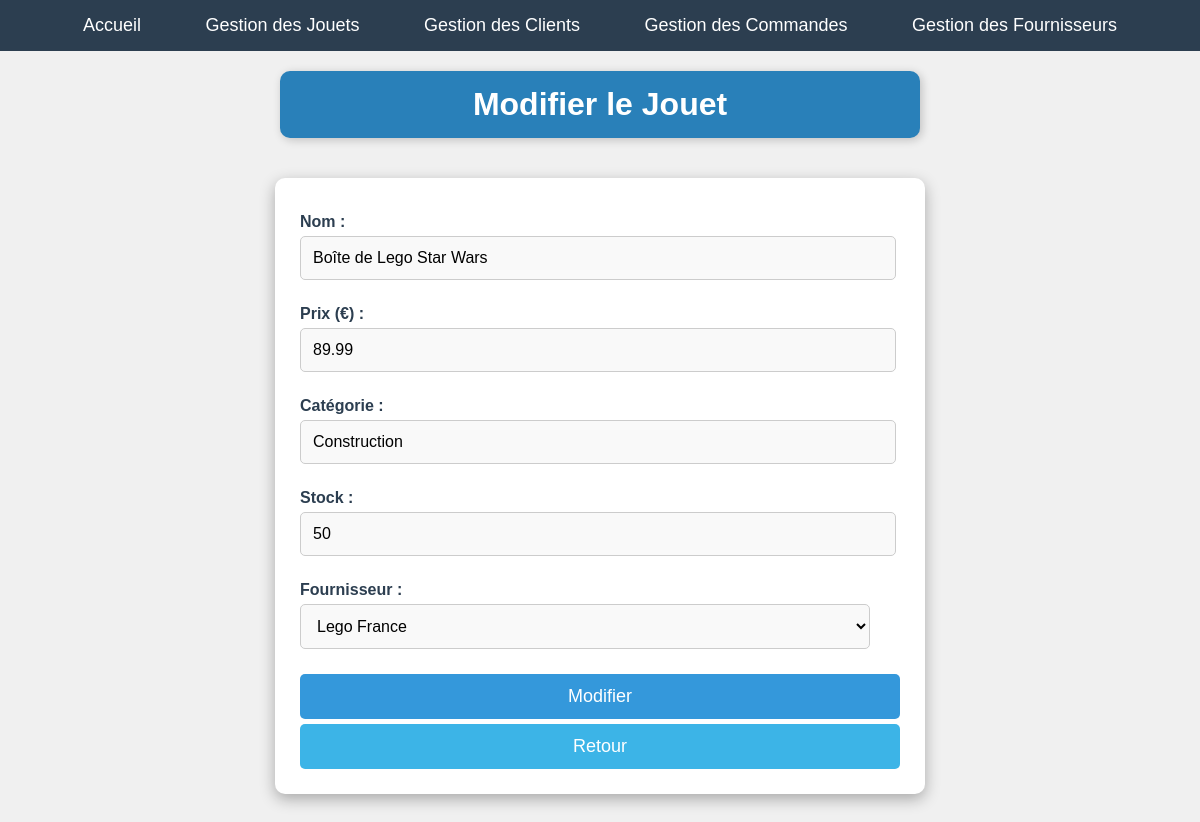
The app's page /jouets/modifier.php?id=1 with its own data.
### tables this page shows
CREATE TABLE `jouet` (
  `ID_Jouet` int(11) NOT NULL,
  `Nom` varchar(255) NOT NULL,
  `Prix` float NOT NULL,
  `Categorie` varchar(255) NOT NULL,
  `Stock_disponible` int(11) NOT NULL,
  `ID_Fournisseur` int(11) NOT NULL
);

CREATE TABLE `fournisseur` (
  `ID_Fournisseur` int(11) NOT NULL,
  `Nom` varchar(255) NOT NULL,
  `Adresse` varchar(255) NOT NULL,
  `Telephone` varchar(20) NOT NULL,
  `Email` varchar(255) NOT NULL
);

### jouets/modifier.php (the view, shortened to what this page needs)
<?php
include "../db.php";
if (isset($_GET['id']) && is_numeric($_GET['id'])) {
    $id = intval($_GET['id']);
    $stmt = $conn->prepare("SELECT * FROM jouet WHERE ID_Jouet = ?");
    $stmt->bind_param("i", $id);
    $stmt->execute();
    $result = $stmt->get_result();
    if ($result->num_rows == 1) {
        $jouet = $result->fetch_assoc();
    } else {
        echo "<p>Jouet introuvable.</p>";
        exit;
    }
} else {
    echo "<p>ID invalide.</p>";
    exit;
}
$fournisseurs = [];
$fournisseur_stmt = $conn->query("SELECT ID_Fournisseur, Nom FROM fournisseur");
while ($row = $fournisseur_stmt->fetch_assoc()) {
    $fournisseurs[] = $row;
}
?>
<!DOCTYPE html>
<html lang="fr">
<head>
    <link rel="stylesheet" href="../style.css">
</head>
<body>
    <?php include "../base/nav.php"; ?>
    <h1>Modifier le Jouet</h1>
    <div class="form-container">
        <form method="POST">
            <label>Nom :</label>
            <input type="text" name="nom" value="<?php echo htmlspecialchars($jouet['Nom']); ?>" required>
            <label>Prix (€) :</label>
            <input type="number" step="0.01" name="prix" value="<?php echo $jouet['Prix']; ?>" required>
            <label>Catégorie :</label>
            <input type="text" name="categorie" value="<?php echo htmlspecialchars($jouet['Categorie']); ?>" required>
            <label>Stock :</label>
            <input type="number" name="stock" value="<?php echo $jouet['Stock_disponible']; ?>" required>
            <label>Fournisseur :</label>
            <select name="id_fournisseur" required>
                <?php foreach ($fournisseurs as $fournisseur) { ?>
                    <option value="<?php echo $fournisseur['ID_Fournisseur']; ?>"
                        <?php echo ($jouet['ID_Fournisseur'] == $fournisseur['ID_Fournisseur']) ? 'selected' : ''; ?>>
                        <?php echo htmlspecialchars($fournisseur['Nom']); ?>
                    </option>
                <?php } ?>
            </select>
            <button type="submit">Modifier</button>
            <a class='edit-btn-cancel' href="liste.php">Retour</a>
        </form>
    </div>
</body>
</html>

### style.css (style rules this page uses)
body { font-family: Arial, sans-serif; margin: 0; padding: 0; background-color: #f0f0f0; }
h1 { text-align: center; font-size: 32px; font-weight: bold; color: white; background-color: #2980b9; padding: 15px 20px; border-radius: 10px; box-shadow: 2px 2px 10px rgba(0, 0, 0, 0.2); margin: 20px auto; width: 80%; max-width: 600px; }
.edit-btn-cancel { text-decoration: none; color: white; background-color: #3cb4e7; margin-top:5px; padding: 12px; font-size:18px; border-radius: 5px; transition: background 0.3s ease; display: flex; justify-content: center; align-items: center; text-align: center; }
.form-container { width: 50%; margin: 40px auto; background: #ffffff; padding: 25px; border-radius: 10px; box-shadow: 0 5px 15px rgba(0, 0, 0, 0.3); text-align: left; }
.form-container label { display: block; font-weight: bold; margin: 10px 0 5px; color: #2c3e50; }
.form-container input, .form-container select, .form-container textarea { width: 95%; padding: 12px; margin-bottom: 15px; border: 1px solid #ccc; border-radius: 5px; font-size: 16px; background-color: #f9f9f9; }
.form-container button { width: 100%; background-color: #3498db; color: white; border: none; padding: 12px; font-size: 18px; border-radius: 5px; cursor: pointer; transition: background 0.3s; }
.form-container button { margin-top: 10px; margin-right: 10px; }

### records on screen
jouet: nom "Boîte de Lego Star Wars", prix "89.99", categorie "Construction", stock "50", id_fournisseur "Lego France"
